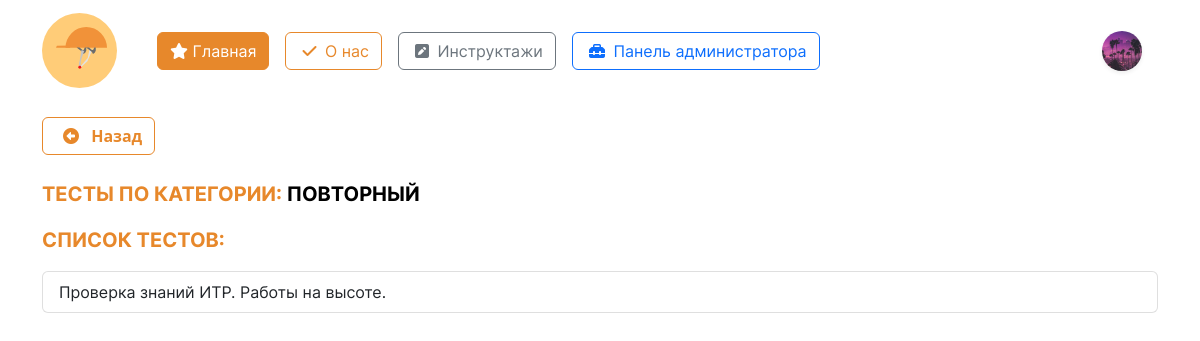
Page /account/themes_inst/test/4/ (signed in) on the committed database.
### initru/models.py (models this page shows, shortened)
class CustomUser(AbstractUser):  # custom user for Users with django
    gen = (
        ('m', 'Мужской'),
        ('j', 'Женский')
    )
    patronymic = models.CharField(
        'Отчество',
        max_length=250,
    )
    gender = models.CharField(
        'Пол', choices=gen,
        max_length=3, null=True,
    )
    birthday_date = models.DateField(
        'Дата рождения', null=True,
    )
    region  = models.ForeignKey(
        Region, on_delete=models.CASCADE,
        null=True, verbose_name='Регион',
    )
    city  = ChainedForeignKey(
        City,
        chained_field='region',
        chained_model_field="region",
        show_all=False,
        auto_choose=True,
        null=True,
        sort=True, verbose_name = 'Город')
    street  = models.ForeignKey(
        Street, on_delete=models.CASCADE,
        null=True, verbose_name='Улица',
    )
    house = models.IntegerField(
        "Номер дома", null=True,
    )
    flat = models.IntegerField(
        'Этаж', null=True,
    )
    avatar = models.ImageField(
        'Изображение пользователя',
        upload_to='images/users/',
        null=True,
        blank=True,
    )
    phone_number = models.CharField(
        'Номер телефона', max_length=20,unique=True,
        blank=False, null=True,
    )
    type_user  = models.ForeignKey(
        typeuser, on_delete=models.CASCADE,
        verbose_name='Тип пользователя', null=True,
    )
    groupStud  = models.ForeignKey(
        Groups, on_delete=models.CASCADE,
        verbose_name='Группа', null=True,
        blank=True
    )
    role  = models.ForeignKey(
        role, on_delete=models.CASCADE,
        null=True, verbose_name='Роль',
    )
    date_end = models.DateField(
        'Дата завершения зачисления',
        null=True,
    )

class inst(models.Model):
    name_instruction = models.CharField(
        'Название инструктажа',
        max_length=64
    )
    date_period = models.IntegerField(
        'Период инструктажа'
    )
    class Meta:
        verbose_name = 'Инструктаж'
        verbose_name_plural = 'Инструктажи'

class test(models.Model):
    instruction = models.ForeignKey( inst, on_delete=models.CASCADE, verbose_name='Инструктаж' )
    name_test = models.CharField( 'Название теста инструктажа', max_length=125 )
    number_of_questions = models.IntegerField('Количество вопросов') ##
    time = models.IntegerField('Ограничение по времени') ##
    required_score_to_pass = models.IntegerField('Рекомендуемый балл в %', help_text='Рекомендуемый балл в %')
    type_user  = models.ForeignKey(typeuser, on_delete=models.CASCADE, verbose_name='Тип пользователя')
    file = models.FileField( 'Файл к тесту', upload_to='instr/', null=True, blank=True)
    stud_groups = models.ForeignKey(Groups, on_delete=models.CASCADE, verbose_name='Группа', null=True, blank=True)
    date_target = models.DateTimeField('Дата назначения',)
    class Meta:
        verbose_name = 'Тест'
        verbose_name_plural = 'Тесты'
    @staticmethod
    def get_need_instr(request, id):
        return test.objects.filter(
            instruction = id, # инструктаж
            type_user = request.user.type_user, # тип пользователя
            stud_groups = request.user.groupStud # группа
            )

### initru/views.py (the view)
# urls.py: path('account/themes_inst/test/<int:id>/', BriefLayoutView.tests, name = "test_list"),
    @login_required
    def tests(request, id):
        page_name = 'user_tests/user_tests_list.html'
        themesInstructions = inst.objects.get(id=id)  # model inst
        tests = test.get_need_instr(request, id)  # model test
        assignedBriefs = briefsForPeoples.objects.filter(test__instruction=id, user=request.user)
        values = {
            'test': tests,
            'themes': themesInstructions,
            'assigned':assignedBriefs
        }
        return render(request, page_name, values)

### initru/templates/user_tests/user_tests_list.html (shortened to what this page needs)
{% extends "../base.html" %}
{% load static %}
{% block content %}
<div class="container mt-3">
  <a class='btn btn-outline-orange mb-2 fw-bold' onclick="javascript:history.back(); return false;" href="#">
    <i class="fa-solid fa-circle-left mx-2"></i>
    Назад
  </a>
  <p class='fs-5 text-uppercase mt-3' style="font-family: 'Inter-Bold'; color:#E7882B;">
    Тесты по категории: <span style="color:black;">{{ themes.name_instruction }}</span>
  </p>
  <p class='fs-5 text-uppercase' style="font-family: 'Inter-Bold'; color:#E7882B;">
    Список тестов:
  </p>
  <div class="list-group mt-3" style='font-family: "Inter-Regular";'>
    {% for item in test %}
      <button class="btn-quiz list-group-item list-group-item-action"
        data-brief-name="{{item.instruction.name_instruction }}" data-brief-pk='{{item.instruction.pk }}'
        data-quiz-pk="{{ item.id }}" data-quiz-name="{{item.name_test}}" data-quiz-time="{{ item.time }}"
        data-pass="{{ item.required_score_to_pass }}" data-questions='{{ item.number_of_questions }}'
        data-bs-target="#staticBackdrop" data-file-link='{{ item.file.url }}' data-bs-toggle="modal">
       {{ item.name_test }}
      </button>
    {% empty %}
      <p class='fw-bold text-center fs-5 text-danger'>Пока нет назначенных тестов</p>
    {% endfor %}
  </div>
</div>
{% endblock %}

### initru/templates/base.html (shortened to what this page needs)
<!DOCTYPE html>
{% load static %}
<html lang="ru">
<head>
	<link rel="stylesheet" href="{% static 'css/bootstrap.min.css' %}">
	<link rel="stylesheet" href="{% static 'css/style.css' %}">
	<link href="{% static 'fontawesomefree/css/fontawesome.css' %}" rel="stylesheet" type="text/css">
	<link href="{% static 'fontawesomefree/css/brands.css' %}" rel="stylesheet" type="text/css">
	<link href="{% static 'fontawesomefree/css/solid.css' %}" rel="stylesheet" type="text/css">
</head>
<header>
	<nav class="navbar" style='font-family: "Inter-Regular";'>
		<div class="container">
			<div class='d-flex align-items-center'>
				<a href="{% url 'main' %}" class="navbar-brand">
					<img src="{% static 'images/logo.svg' %}" alt="logo" height="75">
				</a>
				<div class="d-flex mx-3 flex-wrap">
					<a class='btn btn-orange mx-2' href="{% url 'main' %}">
						<i class="fa-solid fa-star"></i>
						Главная
					</a>
					<a class='btn btn-outline-orange mx-2' href="{% url 'about' %}">
						<i class="fa-solid fa-check mx-1"></i>
						О нас
					</a>
					{% if user.is_authenticated %}
					<a class='btn btn-outline-secondary mx-2' href="{% url 'brief' %}">
						<i class="fa-solid fa-square-pen mx-1"></i>
						Инструктажи
					</a>
						{% if user.is_superuser %}
							<a class='btn btn-outline-primary mx-2' href="{% url 'admin:index' %}">
								<i class="fa-solid fa-toolbox mx-1"></i>
								Панель администратора
							</a>
						{% endif %}
					{% endif %}
				</div>
			</div>
			<div class='navbar d-flex justify-content-center'>
				{% if user.is_authenticated %}
				<div class="dropdown text-end d-flex mx-2">
					<a class="d-block link-dark text-decoration-none d-flex align-items-center" id="dropdownUser1" data-bs-toggle="dropdown" aria-expanded="false">
						<div class = 'rounded-circle mx-2 shadow-sm' style = '
							width: 40px;
							height: 40px;
							background-position: center;
							background-repeat: no-repeat;
							background-size: cover;
							background-clip: unset;
							background-image: url("{{ request.user.avatar.url }}");
						'></div>
					</a>
				</div>
				{% else %}
				<div class="dropdown text-end">
					<a href="{% url 'login' %}" class="d-block link-dark text-decoration-none">
						<img src="{% static 'images/startPage/user/user.svg' %}" alt="user">
					</a>
				</div>
				{% endif %}
			</div>
		</div>
	</nav>
</header>
<body>
	<main>
		{% block content %}
		{% endblock content %}
	</main>
</body>
</html>

### rows in the picture
CustomUser: user.avatar (picture)
inst: name_instruction "ПОВТОРНЫЙ"
test: name_test "Проверка знаний ИТР. Работы на высоте."
